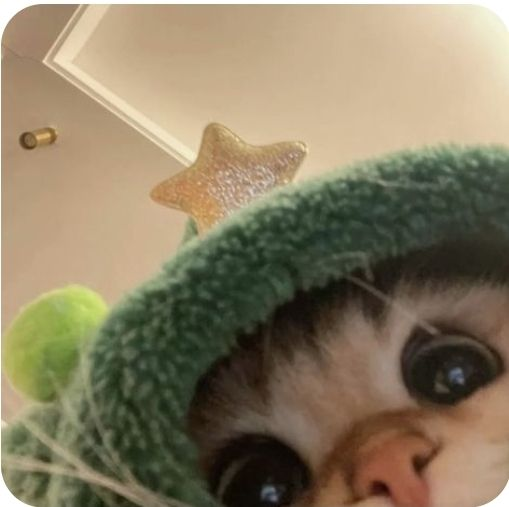
#> input picture sample img.jpg, 509 x 507 px, found by its file name
$ python practice_1.py
#> lines starting #> are read from the running program, lines starting #| are printed output that depends on the picture
#Open Cv
#import
import cv2

#load the image
img=cv2.imread('C:/Users/Ayushi/OneDrive/Desktop/my learning/open cv/sample img.jpg',1)#image path
#> img is the input picture: shape (507, 509, 3); mean B, G, R 98.6, 125, 137.8

#resize the image
img=cv2.resize(img,(200,200))
#> img: shape (200, 200, 3)

#rotate the image
img=cv2.rotate(img,cv2.ROTATE_90_CLOCKWISE)
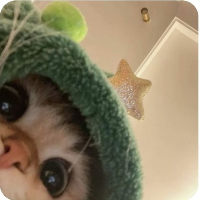
#> img: shape (200, 200, 3); mean B, G, R 98.5, 124.8, 137.6

#image save
cv2.imwrite('output image.jpg',img)
#show the image
img=cv2.imshow('image display window',img)
cv2.waitKey(0) #wait until any action is taken
cv2.destroyAllWindows(img)
